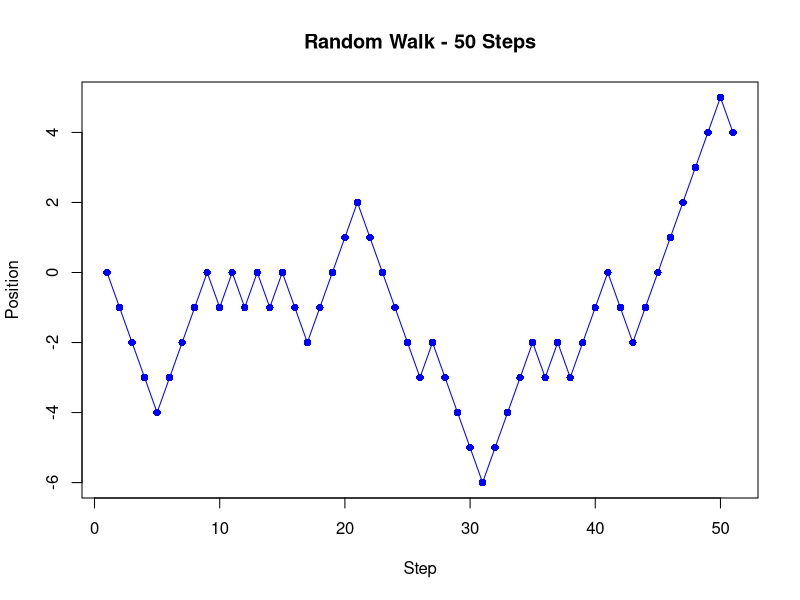

Write the R code that produced this figure.
# LAB-05(SPII)

# Set the number of steps
n_steps <- 50

# Initialize the starting position
position <- numeric(n_steps + 1)

# Simulate the random walk
set.seed(42)  # For reproducibility

for (i in 2:(n_steps + 1)) {
  # Move left or right with probability 1/2
  move <- sample(c(-1, 1), 1, replace = TRUE)
  position[i] <- position[i - 1] + move
}
position

# Plot the position of the particle at each step
plot(position, type = "o", col = "blue", xlab = "Step", ylab = "Position",
     main = "Random Walk - 50 Steps", pch = 16)


# Part (b) - Final position after 50 steps
final_position <- position[n_steps + 1]
print(paste("Final position after 50 steps:", final_position))
